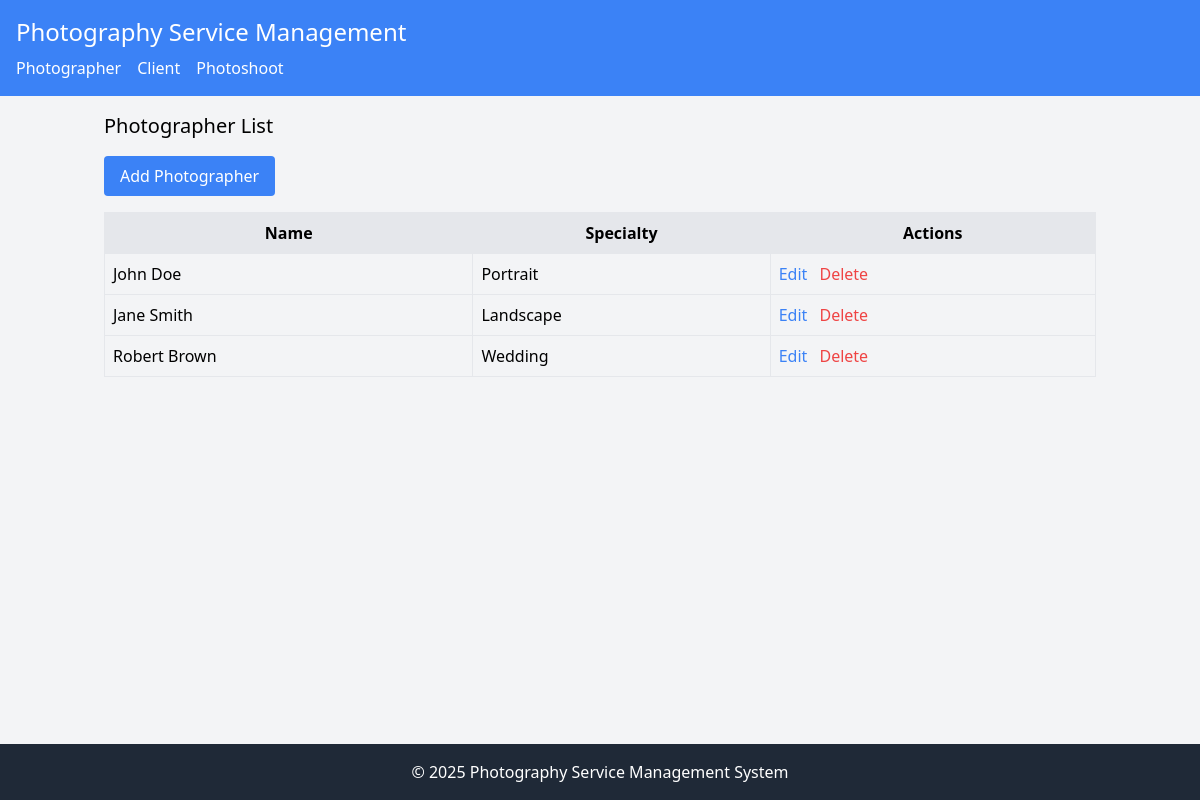
The page /index.php?entity=photographer on the database its author committed.
### tables this page shows
CREATE TABLE photographer (
    id INT AUTO_INCREMENT PRIMARY KEY,
    name VARCHAR(100) NOT NULL,
    specialty VARCHAR(100) NOT NULL
);

### model/Photographer.php (called while the page is built, shortened)
<?php
require_once 'config/Database.php';
class Photographer {
    private $conn;
    private $table = 'photographer';
    public function __construct() {
        $database = new Database();
        $this->conn = $database->getConnection();
    }
    public function getAll() {
        $query = "SELECT * FROM " . $this->table;
        $stmt = $this->conn->prepare($query);
        $stmt->execute();
        return $stmt->fetchAll(PDO::FETCH_ASSOC);
    }
}
?>

### config/Database.php (called while the page is built, shortened)
<?php
class Database {
    private $host = "localhost";
    private $username = "root";
    private $password = "";
    private $database = "photography_system";
    public function getConnection() {
        $this->conn = null;
        try {
            $this->conn = new PDO("mysql:host=" . $this->host . ";dbname=" . $this->database, $this->username, $this->password);
            $this->conn->setAttribute(PDO::ATTR_ERRMODE, PDO::ERRMODE_EXCEPTION);
        } catch(PDOException $e) {
            echo "Connection error: " . $e->getMessage();
        }
        return $this->conn;
    }
}
?>

### viewmodel/PhotographerViewModel.php (called while the page is built, shortened)
<?php
require_once 'model/Photographer.php';
class PhotographerViewModel {
    private $photographer;
    public function __construct() {
        $this->photographer = new Photographer();
    }
    public function getPhotographerList() {
        return $this->photographer->getAll();
    }
}
?>

### views/photographer_list.php (the view)
<?php
require_once 'views/template/header.php';
?>
<h2 class="text-xl mb-4">Photographer List</h2>
<a href="index.php?entity=photographer&action=add" class="bg-blue-500 text-white px-4 py-2 rounded mb-4 inline-block">Add Photographer</a>
<table class="w-full border">
    <tr class="bg-gray-200">
        <th class="border p-2">Name</th>
        <th class="border p-2">Specialty</th>
        <th class="border p-2">Actions</th>
    </tr>
    <?php foreach ($photographerList as $photographer): ?>
    <tr>
        <td class="border p-2"><?php echo htmlspecialchars($photographer['name']); ?></td>
        <td class="border p-2"><?php echo htmlspecialchars($photographer['specialty']); ?></td>
        <td class="border p-2">
            <a href="index.php?entity=photographer&action=edit&id=<?php echo $photographer['id']; ?>" class="text-blue-500">Edit</a>
            <a href="index.php?entity=photographer&action=delete&id=<?php echo $photographer['id']; ?>" class="text-red-500 ml-2" onclick="return confirm('Are you sure?');">Delete</a>
        </td>
    </tr>
    <?php endforeach; ?>
</table>
<?php
require_once 'views/template/footer.php';
?>

### rows shown on the page
photographer: name "John Doe", specialty "Portrait"
photographer: name "Jane Smith", specialty "Landscape"
photographer: name "Robert Brown", specialty "Wedding"
